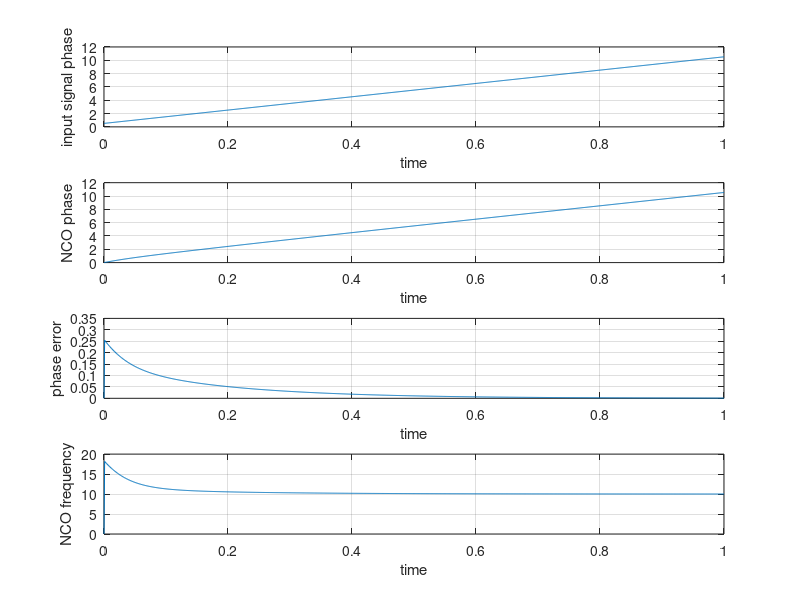

This chart was generated by the following MATLAB code:
%% https://github.com/VSHEV92/Synchronization_Systems_Models
clc; clear; close all; 

%% Упрощенная модель фапч с синусоидальным детектором.
%% Коэффициент усиления и амплитуда сигнала NCO равны 1.

%% Литература: Gardner Phaselock Technique p.30

Ts = 1e-3;                % шаг дискретизации
Tsim = 1;                 % время моделирования
Time = 0:Ts:Tsim;         
Nsamp = length(Time);     % число отсчетов

ksi = sqrt(2);            % декремент затухания 
BL = 10;                  % шумовая полоса
BL_n = BL * Ts;           % нормированная шумовая полоса

%% параметры синусоидального фазового детектора
As = 1;        % амплитуда сигнала
Kd = As / 2;   % коэффициент фазового детектора

%% входной сигнал
delta_phase = 30;  % расстройка по фазе в градусах
delta_w = 10;      % расстройка по частоте в рад/c
indata = Time * delta_w + (delta_phase/180*pi);

%% ошибка по фазе, выход фильтра и фаза NCO
err = zeros(1, Nsamp);
nco_phase = zeros(1, Nsamp);
loop_filter_out = zeros(1, Nsamp);

%% прошлое значение в интегрирующей ветви
ki_out_last = 0;


kp = 4*ksi*BL_n / (ksi + 0.25/ksi) / Kd;        % усиление пропорциональной ветви
ki = 4*BL_n^2 / (ksi + 0.25/ksi)^2 / Kd;        % усиление интегрирующей ветви
for n = 2:Nsamp
    % вычисление ошибки
    err(n) = Kd * sin(indata(n) - nco_phase(n-1));

    % петлевой фильтр
    kp_out = kp * err(n);
    ki_out = ki * err(n) + ki_out_last;
    loop_filter_out(n) = kp_out + ki_out;
    ki_out_last = ki_out;

    % вычисление фазы NCO
    nco_phase(n) = nco_phase(n-1) + loop_filter_out(n); 
endfor

subplot(4,1,1)
plot(Time, indata); grid on;
xlabel('time'); ylabel('input signal phase')

subplot(4,1,2)
plot(Time, nco_phase); grid on;
xlabel('time'); ylabel('NCO phase')

subplot(4,1,3)
plot(Time, err); grid on;
xlabel('time'); ylabel('phase error')

subplot(4,1,4)
plot(Time, loop_filter_out / Ts); grid on;
xlabel('time'); ylabel('NCO frequency')